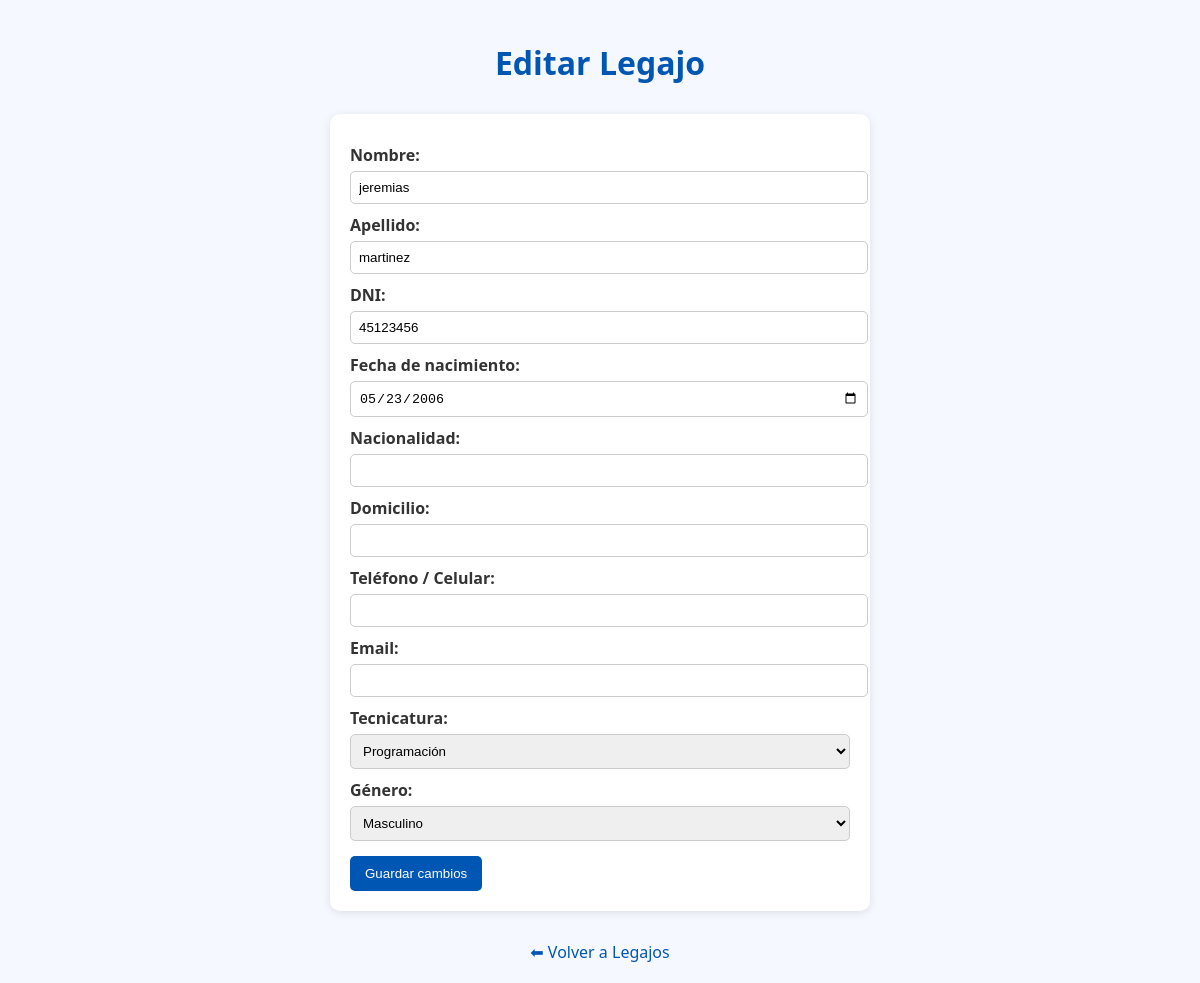
/editar_admin.php?id=1 (signed in), run on the app's committed database.
### tables this page shows
CREATE TABLE `estudiantes` (
  `id` int(11) NOT NULL,
  `nombre` varchar(100) NOT NULL,
  `apellido` varchar(100) NOT NULL,
  `dni` varchar(20) NOT NULL,
  `fecha_nacimiento` date DEFAULT NULL,
  `tecnicatura` varchar(50) DEFAULT NULL,
  `fecha_inscripcion` timestamp NOT NULL DEFAULT current_timestamp(),
  `nacionalidad` varchar(100) NOT NULL,
  `domicilio` varchar(255) NOT NULL,
  `telefono` varchar(20) NOT NULL,
  `email` varchar(150) NOT NULL,
  `genero` varchar(20) NOT NULL
);

### editar_admin.php (the view, shortened to what this page needs)
<?php
include 'db_admin.php';
$id = intval($_GET['id']);
$sql = "SELECT * FROM estudiantes WHERE id = ?";
$stmt = $conn->prepare($sql);
$stmt->bind_param("i", $id);
$stmt->execute();
$result = $stmt->get_result();
$alumno = $result->fetch_assoc();
?>
<!DOCTYPE html>
<html lang="es">
<head>
</head>
<body>
<h1>Editar Legajo</h1>
<form action="actualizar_admin.php" method="POST">
    <label>Nombre:</label>
    <input type="text" name="nombre" value="<?= htmlspecialchars($alumno['nombre']) ?>" required>
    <label>Apellido:</label>
    <input type="text" name="apellido" value="<?= htmlspecialchars($alumno['apellido']) ?>" required>
    <label>DNI:</label>
    <input type="text" name="dni" value="<?= htmlspecialchars($alumno['dni']) ?>" required>
    <label>Fecha de nacimiento:</label>
    <input type="date" name="fecha_nacimiento" value="<?= htmlspecialchars($alumno['fecha_nacimiento']) ?>" required>
    <label>Nacionalidad:</label>
    <input type="text" name="nacionalidad" value="<?= htmlspecialchars($alumno['nacionalidad']) ?>" required>
    <label>Domicilio:</label>
    <input type="text" name="domicilio" value="<?= htmlspecialchars($alumno['domicilio']) ?>" required>
    <label>Teléfono / Celular:</label>
    <input type="text" name="telefono" value="<?= htmlspecialchars($alumno['telefono']) ?>" required>
    <label>Email:</label>
    <input type="email" name="email" value="<?= htmlspecialchars($alumno['email']) ?>" required>
    <label>Tecnicatura:</label>
    <select name="tecnicatura" required>
        <option value="Programación" <?= ($alumno['tecnicatura'] == 'Programación') ? 'selected' : '' ?>>Programación</option>
    </select>
    <label>Género:</label>
    <select name="genero" required>
        <option value="Masculino" <?= ($alumno['genero'] == 'Masculino') ? 'selected' : '' ?>>Masculino</option>
    </select>
    <button type="submit">Guardar cambios</button>
</form>
<a class="volver" href="legajos_admin.php">⬅ Volver a Legajos</a>
</body>
</html>

### editar_admin.php (style rules this page uses)
body { font-family: 'Segoe UI', sans-serif; background-color: #f5f8ff; margin: 0; padding: 20px; }
h1 { color: #0056b3; text-align: center; }
form { background-color: white; max-width: 500px; margin: 30px auto; padding: 20px; border-radius: 10px; box-shadow: 0 2px 8px rgba(0,0,0,0.1); }
label { display: block; margin-top: 10px; color: #333; font-weight: bold; }
input, select { width: 100%; padding: 8px; margin-top: 5px; border: 1px solid #ccc; border-radius: 5px; }
button { background-color: #0056b3; color: white; border: none; padding: 10px 15px; border-radius: 5px; cursor: pointer; margin-top: 15px; }
.volver { display: block; text-align: center; margin-top: 15px; color: #0056b3; text-decoration: none; }

### data on the page
estudiantes: nombre "jeremias", apellido "martinez", dni "45123456", fecha_nacimiento "05/23/2006"
